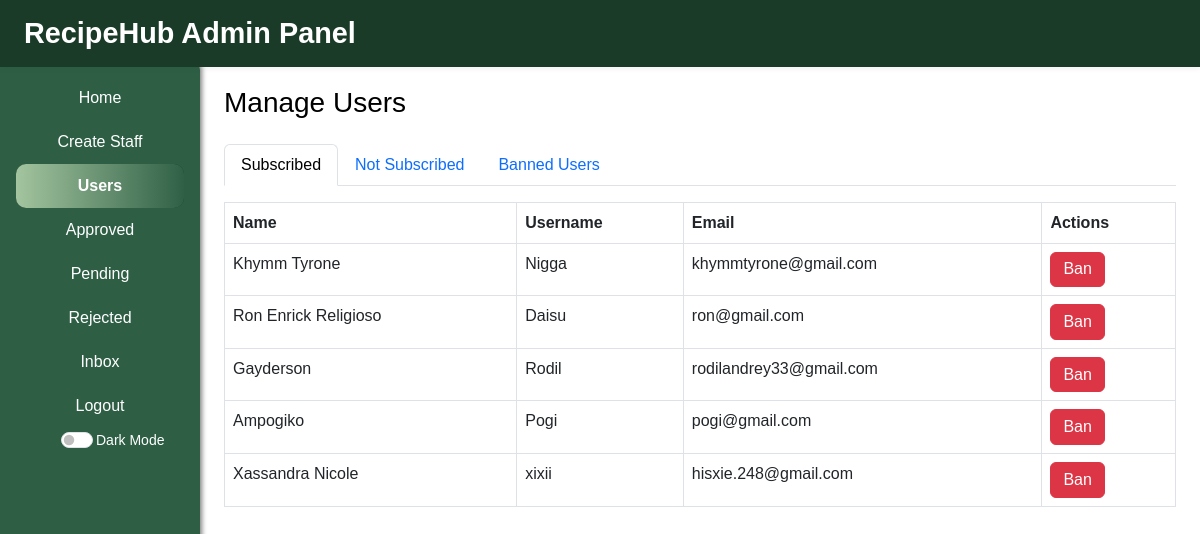
/admin/users (signed in), run on an earlier commit of the app's database.
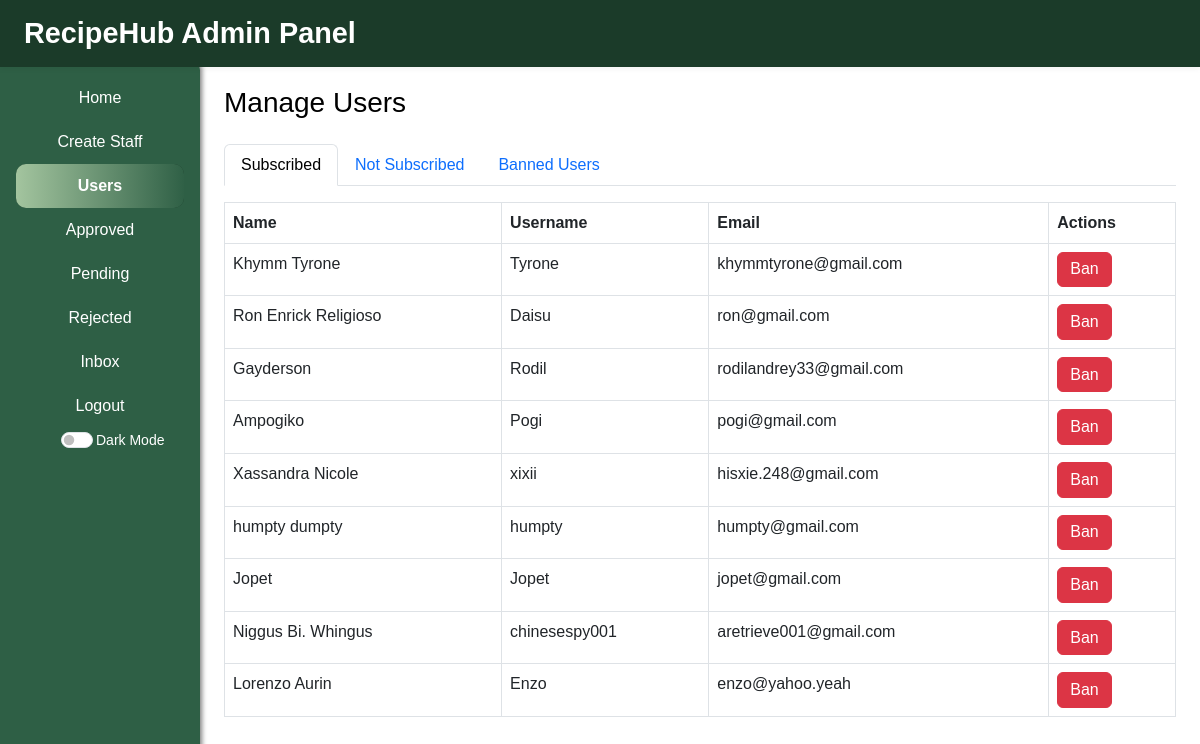
And on a later commit of the database.
### tables this page shows
CREATE TABLE Customers (
      id INTEGER PRIMARY KEY AUTOINCREMENT,
      name TEXT,
      username TEXT,
      email TEXT,
      password TEXT,
      isBanned INTEGER DEFAULT 0,
      subscribed INTEGER DEFAULT 0,
      createdAt TIMESTAMP DEFAULT CURRENT_TIMESTAMP
    );

### app.py (the view)
@app.route('/admin/users')
def admin_users():
    if 'user_id' not in session or session['role'] != 'admin':
        flash("Unauthorized access.", "danger")
        return redirect(url_for('login'))
    db = get_db_connection()
    cursor = db.cursor()
    cursor.execute("SELECT * FROM Customers WHERE subscribed = 1")
    subscribed_users = cursor.fetchall()
    cursor.execute("SELECT * FROM Customers WHERE subscribed = 0")
    unsubscribed_users = cursor.fetchall()
    cursor.execute("SELECT * FROM Customers WHERE isBanned = 1")
    banned_users = cursor.fetchall()
    db.close()
    return render_template('admin/users.html',
                           subscribed_users=subscribed_users,
                           unsubscribed_users=unsubscribed_users,
                           banned_users=banned_users)

### db_setup.py (called while the page is built)
def get_db_connection():
  conn = sqlite3.connect('RecipeHub.db')
  conn.row_factory = sqlite3.Row
  return conn

### templates/admin/users.html (shortened to what this page needs)
{% extends 'admin/base.html' %}
{% block head %}
<link rel="stylesheet" href="{{ url_for('static', filename='admin_users.css') }}" />
{% endblock %}
{% block body %}
<div class="container-fluid">
    <h1 class="h3 mb-4 text-gray-800">Manage Users</h1>
    <ul class="nav nav-tabs" id="subscriptionTab" role="tablist">
        <li class="nav-item" role="presentation">
            <a class="nav-link active" id="subscribed-tab" data-bs-toggle="tab" href="#subscribed" role="tab"
               aria-controls="subscribed" aria-selected="true">Subscribed</a>
        </li>
        <li class="nav-item" role="presentation">
            <a class="nav-link" id="notSubscribed-tab" data-bs-toggle="tab" href="#notSubscribed" role="tab"
               aria-controls="notSubscribed" aria-selected="false">Not Subscribed</a>
        </li>
        <li class="nav-item" role="presentation">
            <a class="nav-link" id="banned-tab" data-bs-toggle="tab" href="#banned" role="tab"
               aria-controls="banned" aria-selected="false">Banned Users</a>
        </li>
    </ul>
    <div class="tab-content mt-3" id="subscriptionTabContent">
        <div class="tab-pane fade show active" id="subscribed" role="tabpanel" aria-labelledby="subscribed-tab">
            <table class="table table-bordered">
                <thead>
                    <tr>
                        <th>Name</th>
                        <th>Username</th>
                        <th>Email</th>
                        <th>Actions</th>
                    </tr>
                </thead>
                <tbody class="tbody">
                    {% if subscribed_users %}
                        {% for user in subscribed_users %}
                        <tr>
                            <td>{{ user.name }}</td>
                            <td>{{ user.username }}</td>
                            <td>{{ user.email }}</td>
                            <td>
                                <form method="POST" action="{{ url_for('ban_user') }}" style="display:inline;">
                                    <button type="submit" class="btn btn-danger">Ban</button>
                                </form>
                            </td>
                        </tr>
                        {% endfor %}
                    {% else %}
                        <tr>
                            <td colspan="4" class="text-center">No subscribed users found.</td>
                        </tr>
                    {% endif %}
                </tbody>
            </table>
        </div>
    </div>
</div>
{% endblock %}

What changed in the data, as far as the page shows it:
changed Customers "Khymm Tyrone": username "Nigga" → "Tyrone"
added Customers: name "humpty dumpty", username "humpty", email "humpty@gmail.com"
added Customers: name "Jopet", username "Jopet", email "jopet@gmail.com"
added Customers: name "Niggus Bi. Whingus", username "chinesespy001", email "aretrieve001@gmail.com"
added Customers: name "Lorenzo Aurin", username "Enzo", email "enzo@yahoo.yeah"
